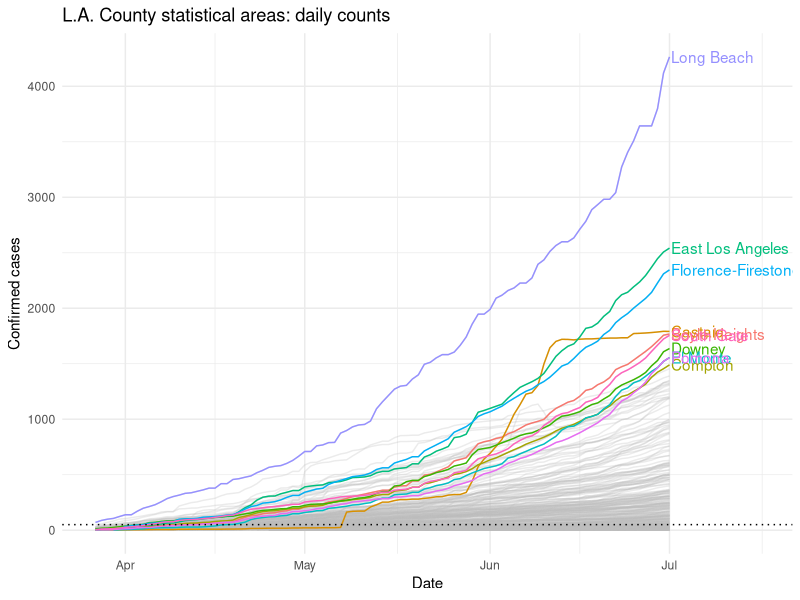
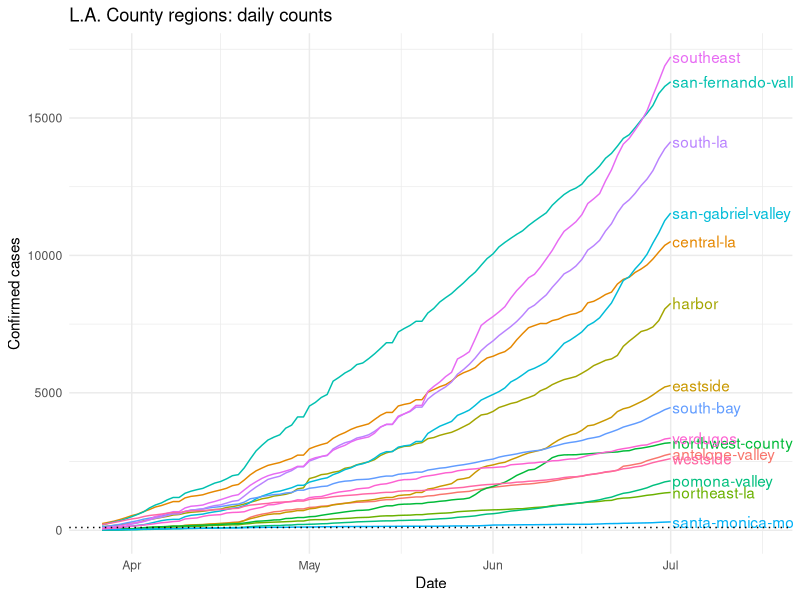
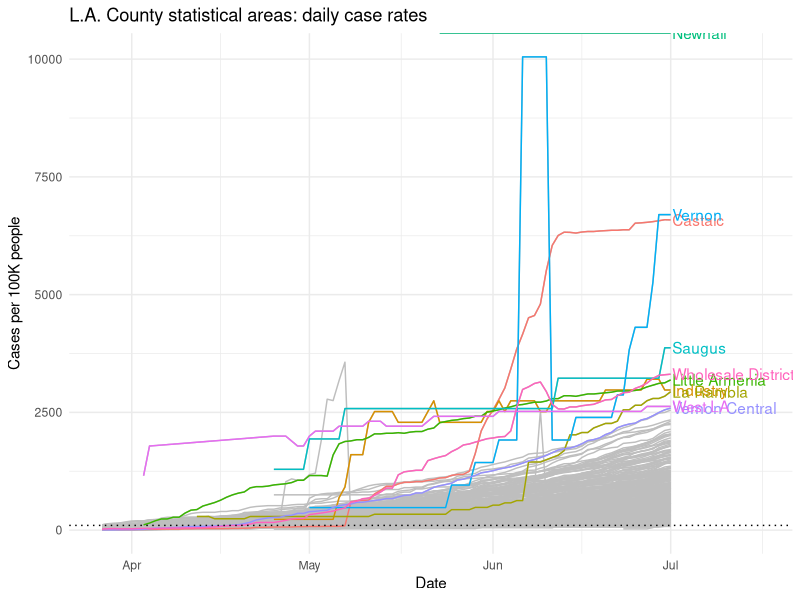
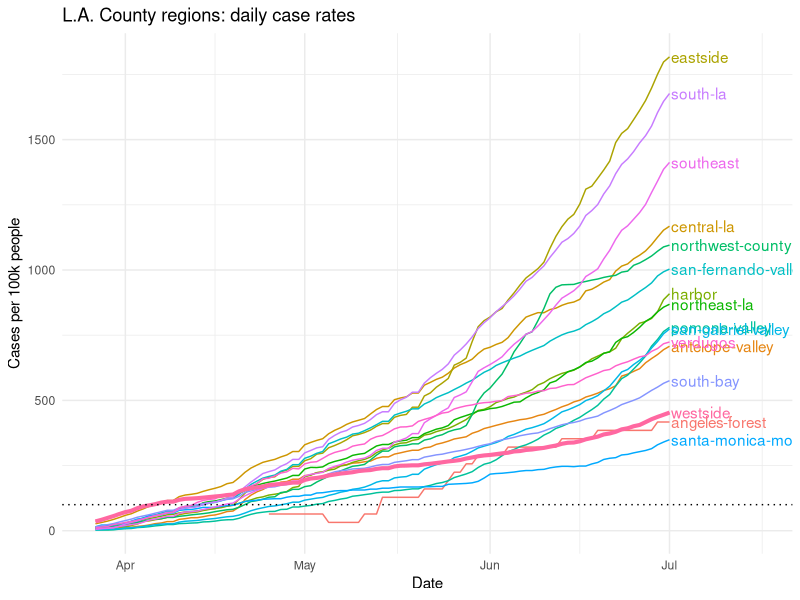
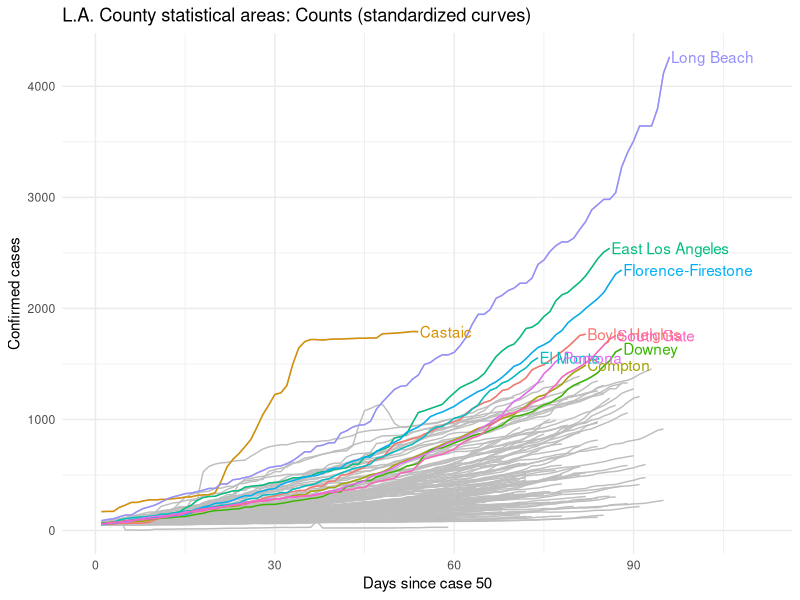
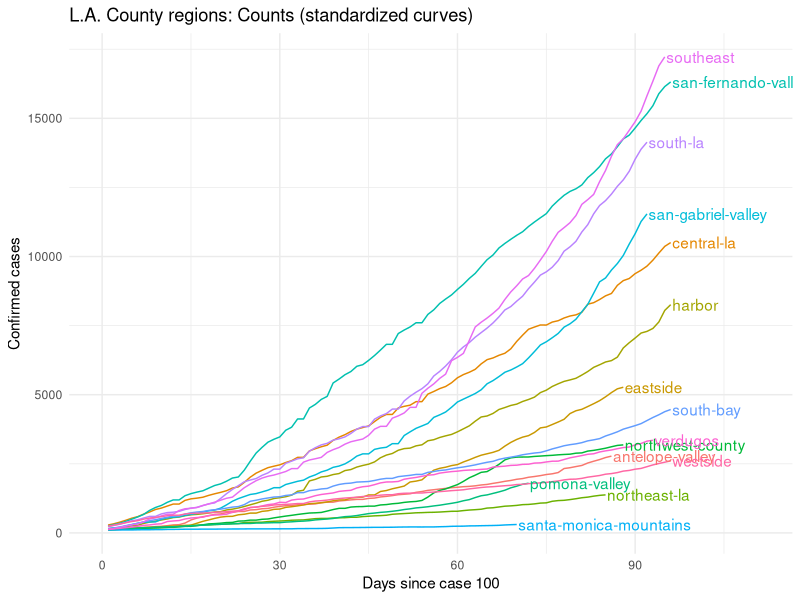
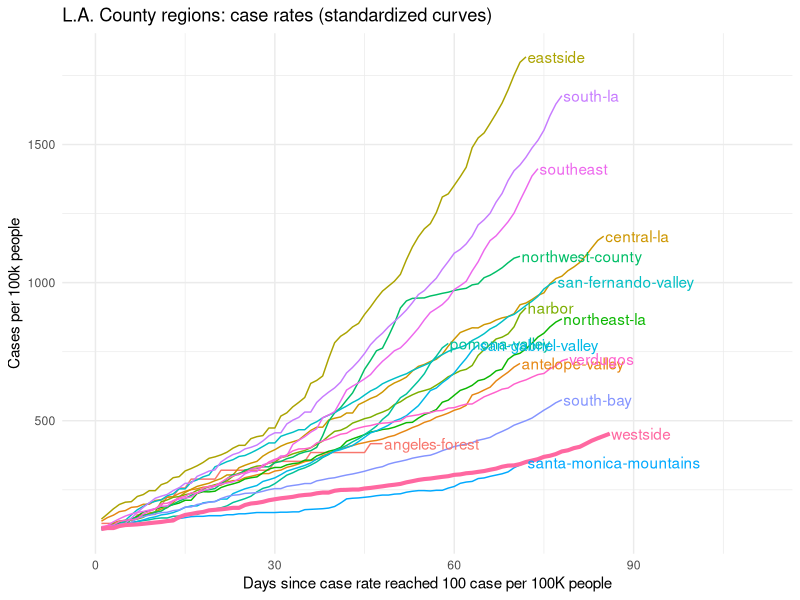
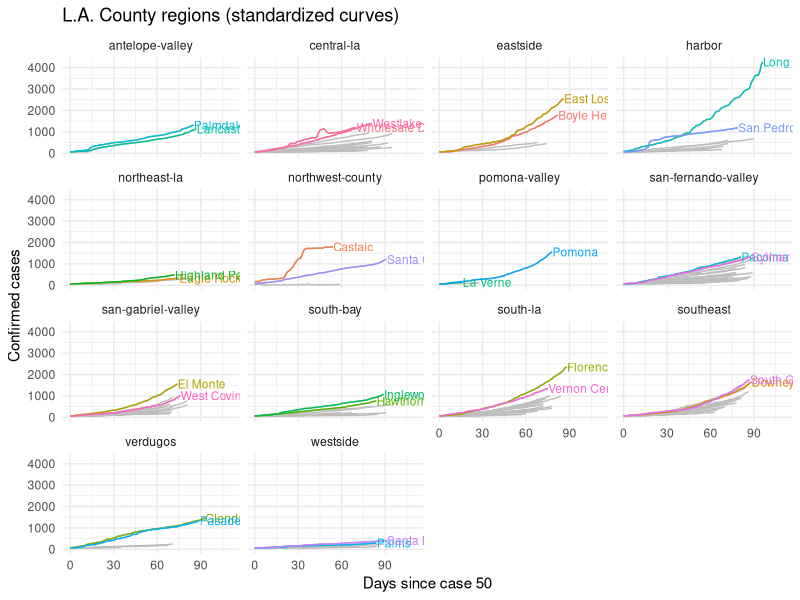

Reproduce these figures in R, in order.
library(glue)
library(tidyverse)

case.cutoff = 50
case.rate.cutoff = 100

csa.daily = read_csv('processed/csa-daily-calcs.csv') %>% 
  rename(
    days.since.case.cutoff = glue('days.since.{case.cutoff}.cases'),
    days.since.case.rate.cutoff = glue('days.since.{case.rate.cutoff}.cases.per.100k')
  )

csa.daily.latest = read_csv('processed/csa-daily-calcs-latest.csv') %>%
  rename(
    days.since.case.cutoff = glue('days.since.{case.cutoff}.cases'),
    days.since.case.rate.cutoff = glue('days.since.{case.rate.cutoff}.cases.per.100k')
  )

regions.daily = read_csv('processed/region-daily-calcs.csv') %>% 
  rename(
    days.since.case.cutoff = glue('days.since.{case.cutoff * 2}.cases'),
    days.since.case.rate.cutoff = glue('days.since.{case.rate.cutoff}.cases.per.100k')
  )

regions.daily.latest = read_csv('processed/region-daily-calcs-latest.csv') %>%
  rename(
    days.since.case.cutoff = glue('days.since.{case.cutoff * 2}.cases'),
    days.since.case.rate.cutoff = glue('days.since.{case.rate.cutoff}.cases.per.100k')
  )

max.date = max(csa.daily$date) + 15
max.days.since = max(csa.daily$days.since.case.rate.cutoff, na.rm = TRUE) + 15

# csa daily counts --------------------------------------------------------

plot.csa.counts.daily = csa.daily %>%
  filter(confirmed.cases > 0) %>% 
  ggplot(aes(date, confirmed.cases, group = csa.hood.name)) +
  geom_line(color = 'grey', alpha = 0.3) +
  geom_line(
    data = . %>%
      semi_join(
        csa.daily.latest %>%
          arrange(-confirmed.cases) %>%
          head(10),
        by = 'csa.hood.name'
      ),
    aes(color = csa.hood.name)
  ) +
  geom_text(
    data = . %>%
      semi_join(
        csa.daily.latest %>%
          arrange(-confirmed.cases) %>%
          head(10),
        by = 'csa.hood.name'
      ) %>%
      group_by(csa.hood.name) %>%
      filter(date == max(date)),
    aes(
      label = csa.hood.name,
      color = csa.hood.name
    ),
    hjust = 'left',
    nudge_x = 0.25
  ) +
  geom_hline(yintercept = case.cutoff, linetype = "dotted") +
  scale_x_date(limits = c(as.Date('2020-03-27'), max.date)) +
  theme_minimal() +
  theme(legend.position = 'none') +
  xlab('Date') +
  ylab('Confirmed cases') +
  ggtitle('L.A. County statistical areas: daily counts')

plot.csa.counts.daily

# region daily counts -----------------------------------------------------

plot.region.counts.daily = regions.daily %>%
  filter(confirmed.cases > 0) %>% 
  filter(mapla.region.slug != 'angeles-forest') %>% 
  ggplot(aes(date, confirmed.cases, group = mapla.region.slug, color = mapla.region.slug)) +
  geom_line() +
  geom_text(
    data = . %>% 
      group_by(mapla.region.slug) %>% 
      filter(date == max(date)),
    aes(label = mapla.region.slug),
    hjust = 'left',
    nudge_x = 0.25
  ) +
  geom_hline(yintercept = case.cutoff * 2, linetype = 'dotted') +
  scale_x_date(limits = c(as.Date('2020-03-27'), max.date)) +
  theme_minimal() +
  theme(legend.position = 'none') +
  xlab('Date') +
  ylab('Confirmed cases') +
  ggtitle('L.A. County regions: daily counts')

plot.region.counts.daily

# csa daily rates ---------------------------------------------------------

plot.csa.rates.daily = csa.daily %>%
  filter(case.rate.100k > 0) %>% 
  ggplot(aes(date, case.rate.100k, group = csa.hood.name)) +
  geom_line(color = 'grey') +
  geom_line(
    data = . %>%
      semi_join(
        csa.daily.latest %>%
          arrange(-case.rate.100k) %>%
          head(10),
        by = 'csa.hood.name'
      ),
    aes(color = csa.hood.name)
  ) +
  geom_text(
    data = . %>%
      semi_join(
        csa.daily.latest %>%
          arrange(-case.rate.100k) %>%
          head(10),
        by = 'csa.hood.name'
      ) %>%
      group_by(csa.hood.name) %>%
      filter(date == max(date)),
    aes(
      label = csa.hood.name,
      color = csa.hood.name
    ),
    hjust = 'left',
    nudge_x = 0.25
  ) +
  geom_hline(yintercept = case.rate.cutoff, linetype = 'dotted') +
  scale_x_date(limits = c(as.Date('2020-03-27'), max.date)) +
  theme_minimal() +
  theme(legend.position = 'none') +
  xlab('Date') +
  ylab('Cases per 100K people') +
  ggtitle('L.A. County statistical areas: daily case rates')

plot.csa.rates.daily

# region daily rates ------------------------------------------------------

plot.region.rates.daily = regions.daily %>%
  filter(case.rate.100k > 0) %>% 
  ggplot(aes(date, case.rate.100k, group = mapla.region.slug, color = mapla.region.slug)) +
  geom_line() +
  geom_line(
    data = . %>% 
      filter(mapla.region.slug == 'westside'),
    size = 1.4
  ) +
  geom_text(
    data = . %>% 
      group_by(mapla.region.slug) %>% 
      filter(date == max(date)),
    aes(label = mapla.region.slug),
    hjust = 'left',
    nudge_x = 0.25
  ) +
  geom_hline(yintercept = case.rate.cutoff, linetype = 'dotted') +
  scale_x_date(limits = c(as.Date('2020-03-27'), max.date)) +
  theme_minimal() +
  theme(legend.position = 'none') +
  xlab('Date') +
  ylab('Cases per 100k people') +
  ggtitle('L.A. County regions: daily case rates')

plot.region.rates.daily

# csa days since counts ---------------------------------------------------

plot.csa.counts.dayssince = csa.daily %>%
  filter(confirmed.cases > 0) %>%
  filter(days.since.case.cutoff > 0) %>%
  ggplot(aes(days.since.case.cutoff, confirmed.cases, group = csa.hood.name)) +
  geom_line(color = 'grey') +
  geom_line(
    data = . %>%
      semi_join(
        csa.daily.latest %>%
          arrange(-confirmed.cases) %>%
          head(10),
        by = 'csa.hood.name'
      ),
    aes(color = csa.hood.name)
  ) +
  geom_text(
    data = . %>%
      semi_join(
        csa.daily.latest %>%
          arrange(-confirmed.cases) %>%
          head(10),
        by = 'csa.hood.name'
      ) %>%
      group_by(csa.hood.name) %>%
      filter(date == max(date)),
    aes(
      label = csa.hood.name,
      color = csa.hood.name
    ),
    hjust = 'left',
    nudge_x = 0.25
  ) +
  scale_x_continuous(limits = c(0, max.days.since)) +
  theme_minimal() +
  theme(legend.position = 'none') +
  xlab(glue('Days since case {case.cutoff}')) +
  ylab('Confirmed cases') +
  ggtitle('L.A. County statistical areas: Counts (standardized curves)')

plot.csa.counts.dayssince

# region days since counts ------------------------------------------------

plot.region.counts.dayssince = regions.daily %>%
  filter(confirmed.cases > 0) %>%
  filter(days.since.case.cutoff > 0) %>%
  ggplot(aes(days.since.case.cutoff, confirmed.cases, group = mapla.region.slug, color = mapla.region.slug)) +
  geom_line() +
  geom_text(
    data = . %>%
      group_by(mapla.region.slug) %>%
      filter(date == max(date)),
    aes(label = mapla.region.slug),
    hjust = 'left',
    nudge_x = 0.25
  ) +
  scale_x_continuous(limits = c(0, max.days.since)) +
  theme_minimal() +
  theme(legend.position = 'none') +
  xlab(glue('Days since case {case.cutoff * 2}')) +
  ylab('Confirmed cases') +
  ggtitle('L.A. County regions: Counts (standardized curves)')

plot.region.counts.dayssince


# regions days since rates ------------------------------------------------

plot.region.rates.dayssince = regions.daily %>%
  filter(confirmed.cases > 0) %>% 
  filter(days.since.case.rate.cutoff > 0) %>% 
  ggplot(aes(days.since.case.rate.cutoff, case.rate.100k, color = mapla.region.slug)) +
  geom_line() +
  geom_line(
    data = . %>% 
      filter(mapla.region.slug == 'westside'),
    size = 1.4
  ) +
  geom_text(
    data = . %>%
      group_by(mapla.region.slug) %>%
      filter(date == max(date)),
    aes(
      label = mapla.region.slug,
      color = mapla.region.slug
    ),
    hjust = 'left',
    nudge_x = 0.25
  ) +
  scale_x_continuous(limits = c(0, max.days.since)) +
  theme_minimal() +
  theme(legend.position = 'none') +
  xlab(glue('Days since case rate reached {case.rate.cutoff} case per 100K people')) +
  ylab('Cases per 100k people') +
  ggtitle('L.A. County regions: case rates (standardized curves)')

plot.region.rates.dayssince


# regions grid cases ------------------------------------------------------

plot.region.grid.counts.dayssince = csa.daily %>%
  filter(!mapla.region.slug %in% c('angeles-forest', 'santa-monica-mountains', NA)) %>% 
  filter(days.since.case.cutoff >= 0) %>% 
  ggplot(aes(days.since.case.cutoff, confirmed.cases, group = csa.hood.name)) +
  geom_line(color = 'grey') +
  geom_line(
    data = . %>% 
      semi_join(
        csa.daily.latest %>%
          group_by(mapla.region.slug) %>%
          arrange(-confirmed.cases) %>%
          top_n(2, wt = confirmed.cases),
        by = 'csa.hood.name'
      ),
    aes(color = csa.hood.name)
  ) +
  geom_text(
    data = . %>% 
      semi_join(
        csa.daily.latest %>%
          group_by(mapla.region.slug) %>%
          arrange(-confirmed.cases) %>%
          top_n(2, wt = confirmed.cases),
        by = 'csa.hood.name'
      ) %>% 
      group_by(csa.hood.name) %>%
      filter(date == max(date)),
    aes(
      label = csa.hood.name,
      color = csa.hood.name
    ),
    hjust = 'left',
    nudge_x = 0.25,
    size = 3
  ) +
  scale_x_continuous(limits = c(0, max.days.since)) +
  # coord_trans(y = 'log10') +
  facet_wrap(. ~ mapla.region.slug) +
  ggtitle('L.A. County regions (standardized curves)') +
  xlab(glue('Days since case {case.cutoff}')) +
  ylab('Confirmed cases') +
  theme_minimal() +
  theme(legend.position = 'none')

plot.region.grid.counts.dayssince


ggsave('plots/csa-counts-daily.png', plot = plot.csa.counts.daily, width = 12, height = 8)
ggsave('plots/region-counts-daily.png', plot = plot.region.counts.daily, width = 12, height = 8)
ggsave('plots/csa-rates-daily.png', plot = plot.csa.rates.daily, width = 12, height = 8)
ggsave('plots/region-rates-daily.png', plot = plot.region.rates.daily, width = 12, height = 8)

ggsave('plots/csa-counts-dayssince.png', plot = plot.csa.counts.dayssince, width = 12, height = 8)
ggsave('plots/region-counts-dayssince.png', plot = plot.region.counts.dayssince, width = 12, height = 8)
ggsave('plots/region-rates-dayssince.png', plot = plot.region.rates.dayssince, width = 12, height = 8)

ggsave('plots/region-grid-counts-dayssince.png', plot = plot.region.grid.counts.dayssince, width = 12, height = 8)


regions.daily %>% 
  filter(mapla.region.slug %in% c('central-la', 'south-la', 'san-fernando-valley', 'eastside', 'westside', 'south-bay')) %>% 
  select(mapla.region.slug, date, case.rate.100k) %>% 
  pivot_wider(names_from = 'date', values_from = 'case.rate.100k') %>% 
  write_csv('processed/chart-regions-daily-wide.csv')
